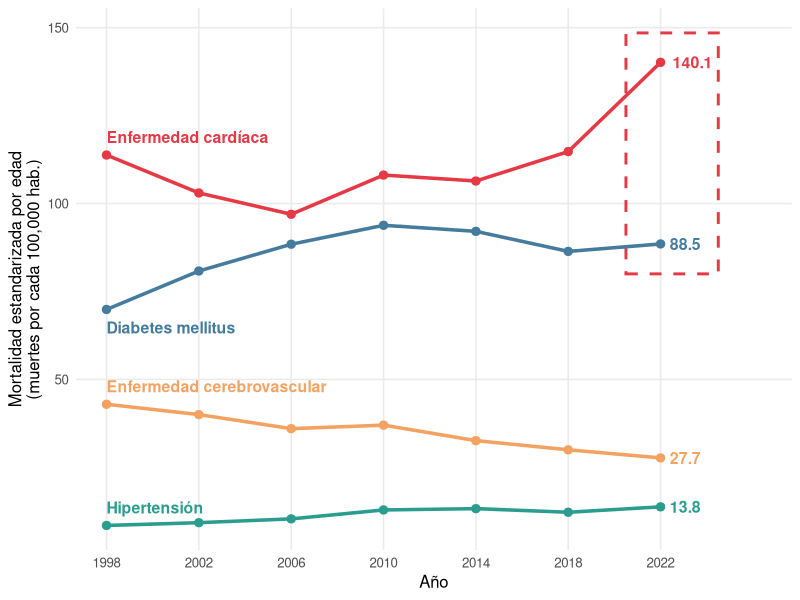
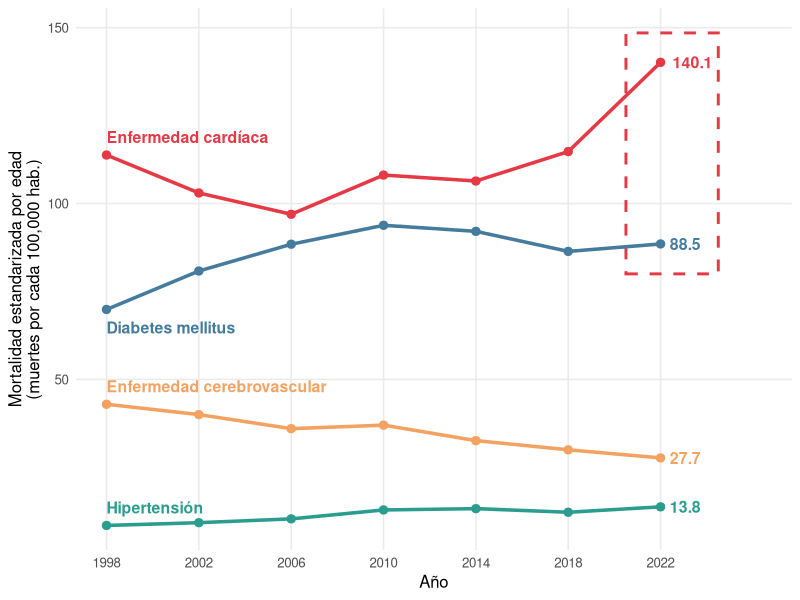

Write R code to recreate these figures, in order.
# ponytail: minimal script, no abstractions
library(tidyverse)

d <- read_csv("img/plots-from-articles-data/agudelo-botero2026-fig2-national-asmr.csv") |>
  pivot_longer(-year, names_to = "disease", values_to = "asmr") |>
  mutate(disease = case_match(disease,
    "heart_disease"      ~ "Enfermedad cardíaca",
    "stroke"             ~ "Enfermedad cerebrovascular",
    "diabetes_mellitus"  ~ "Diabetes mellitus",
    "hypertension"       ~ "Hipertensión"
  ))

pal <- c(
  "Enfermedad cardíaca"         = "#E63946",
  "Diabetes mellitus"           = "#457B9D",
  "Enfermedad cerebrovascular"  = "#F4A261",
  "Hipertensión"                = "#2A9D8F"
)

p <- ggplot(d, aes(year, asmr, colour = disease)) +
  annotate(
    "rect",
    xmin = 2020.5, xmax = 2024.5,
    ymin = 80, ymax = 148.5,
    color = "#E63946", fill = NA,
    linetype = "dashed", size = 1
  ) +
  ## annotate(
  ##   "text",
  ##   x = 1998, y = 142,
  ##   label = "Principales causas",
  ##   hjust = 0, vjust = 1,
  ##   fontface = "italic", color = "#721c24", size = 4
  ## ) +
  geom_line(linewidth = 1.2) +
  geom_point(size = 2.5) +
  geom_text(
    data = d |> filter(year == min(year)),
    aes(label = disease, vjust = ifelse(disease == "Diabetes mellitus", 2, -1)),
    hjust = 0,
    fontface = "bold",
    show.legend = FALSE,
    size = 4
  ) +
  geom_text(
    data = d |> filter(year == max(year)),
    aes(label = round(asmr, 1)),
    hjust = -0.3,
    fontface = "bold",
    show.legend = FALSE,
    size = 4
  ) +
  scale_colour_manual(values = pal) +
  scale_x_continuous(breaks = seq(1998, 2022, 4), expand = expansion(mult = c(0.05, 0.12))) +
  labs(
    x        = "Año",
    y        = "Mortalidad estandarizada por edad\n(muertes por cada 100,000 hab.)",
    colour   = NULL
  ) +
  theme_minimal(base_size = 12) +
  theme(
    legend.position  = "none",
    panel.grid.minor = element_blank()
  )

ggsave("img/plots-from-articles-data/agudelo-botero2026-fig2-national-asmr.pdf",
       p, width = 8, height = 4.5)
ggsave("img/plots-from-articles-data/agudelo-botero2026-fig2-national-asmr.png",
       p, width = 8, height = 4.5, dpi = 300)
